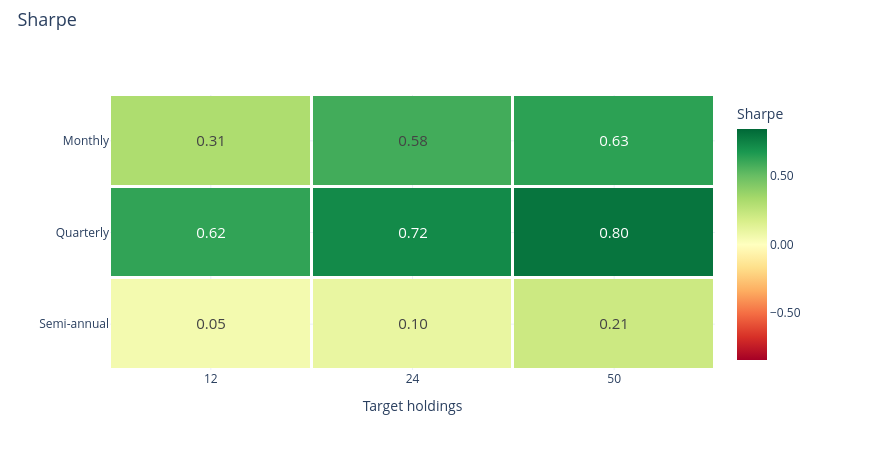

Notebook source saved alongside this figure:
### Markdown cell above
### Sharpe ratio

### Code cell
research.heatmap('sharpe')

### Figure 1 — Plotly figure (JSON) as saved in the notebook; plotly's stock layout.template omitted (floating-point values rounded to 4 significant figures)
{"data": [{"colorbar": {"tickformat": ".2f", "title": {"text": "Sharpe"}}, "colorscale": [[0.0, "rgb(165,0,38)"], [0.1, "rgb(215,48,39)"], [0.2, "rgb(244,109,67)"], [0.3, "rgb(253,174,97)"], [0.4, "rgb(254,224,139)"], [0.5, "rgb(255,255,191)"], [0.6, "rgb(217,239,139)"], [0.7, "rgb(166,217,106)"], [0.8, "rgb(102,189,99)"], [0.9, "rgb(26,152,80)"], [1.0, "rgb(0,104,55)"]], "text": [["0.31", "0.58", "0.63"], ["0.62", "0.72", "0.80"], ["0.05", "0.10", "0.21"]], "textfont": {"size": 15}, "texttemplate": "%{text}", "type": "heatmap", "x": ["12", "24", "50"], "xgap": 3, "y": ["Monthly", "Quarterly", "Semi-annual"], "ygap": 3, "z": [[0.3098, 0.5848, 0.6347], [0.6223, 0.722, 0.7968], [0.05182, 0.09644, 0.2119]], "zmax": 0.8422, "zmid": 0.0, "zmin": -0.8422}], "layout": {"height": 450, "hovermode": "closest", "legend": {"font": {"size": 12}, "itemclick": "toggle", "itemdoubleclick": "toggleothers", "x": 1.025, "y": 1}, "margin": {"b": 80, "l": 110, "r": 155, "t": 95}, "title": {"font": {"size": 18}, "text": "Sharpe", "x": 0.02, "y": 0.97}, "width": 870, "xaxis": {"title": {"text": "Target holdings"}}, "yaxis": {"autorange": "reversed"}}}
